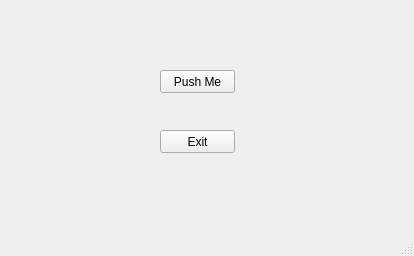
<?xml version="1.0" encoding="UTF-8"?>
<ui version="4.0">
 <class>MainWindow</class>
 <widget class="QMainWindow" name="MainWindow">
  <property name="geometry">
   <rect>
    <x>0</x>
    <y>0</y>
    <width>414</width>
    <height>256</height>
   </rect>
  </property>
  <property name="windowTitle">
   <string>MainWindow</string>
  </property>
  <widget class="QWidget" name="centralwidget">
   <widget class="QPushButton" name="push_me_btn">
    <property name="geometry">
     <rect>
      <x>160</x>
      <y>70</y>
      <width>75</width>
      <height>23</height>
     </rect>
    </property>
    <property name="text">
     <string>Push Me</string>
    </property>
   </widget>
   <widget class="QPushButton" name="exit_btn">
    <property name="geometry">
     <rect>
      <x>160</x>
      <y>130</y>
      <width>75</width>
      <height>23</height>
     </rect>
    </property>
    <property name="text">
     <string>Exit</string>
    </property>
   </widget>
  </widget>
  <widget class="QMenuBar" name="menubar">
   <property name="geometry">
    <rect>
     <x>0</x>
     <y>0</y>
     <width>414</width>
     <height>21</height>
    </rect>
   </property>
  </widget>
  <widget class="QStatusBar" name="statusbar"/>
 </widget>
 <resources/>
 <connections/>
</ui>
